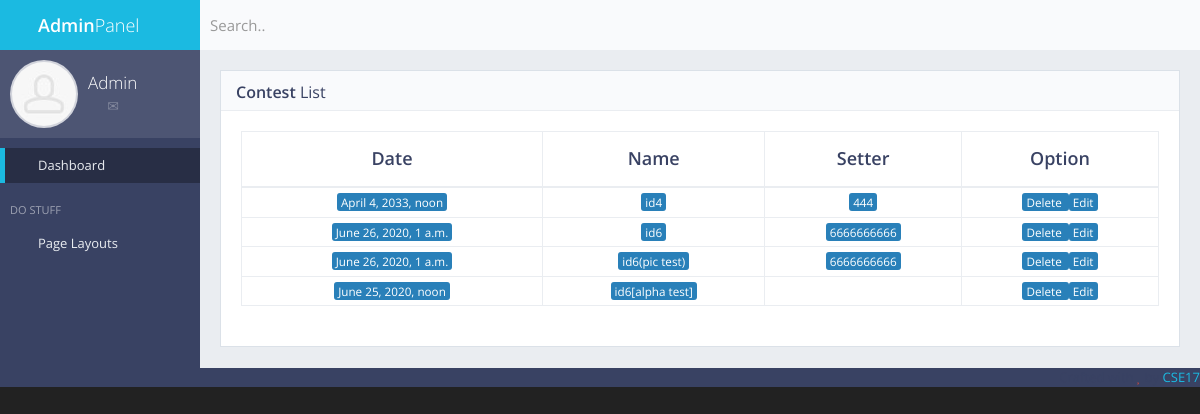
Before: /adminpanel/contestlist/ (signed in) with the older database file.
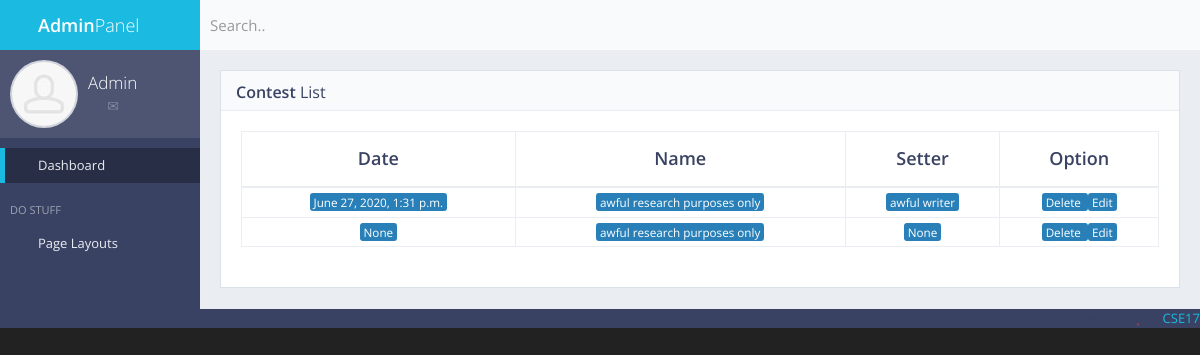
After: the same page with the newer database file.
### createcontest/models.py (models this page shows, shortened)
class Createcontest(models.Model):
	contest_name = models.CharField(max_length=50,null=True)
	contest_setter = models.CharField(max_length=50,null=True)
	contest_time = models.DateTimeField(null=True,default=datetime.date.today)
	problem_name_1 = models.CharField(max_length=50,null=True)
	problem_time_limit_1 = models.CharField(max_length=50,null=True)
	problem_memory_limit_1 = models.CharField(max_length=50,null=True)
	problem_description_1 = RichTextField(null=True);
	problem_input_1 = RichTextField(null=True)
	problem_output_1 = RichTextField(null=True)
	problem_note_1 = RichTextField(null=True)
	problem_pic_url_1 = models.TextField(default="-")
	problem_pic_1 = models.TextField(null=True)
	problem_name_2 = models.CharField(max_length=50,null=True)
	problem_time_limit_2 = models.CharField(max_length=50,null=True)
	problem_memory_limit_2 = models.CharField(max_length=50,null=True)
	problem_description_2 = RichTextField(null=True);
	problem_input_2 = RichTextField(null=True);
	problem_output_2 = RichTextField(null=True);
	problem_note_2 = RichTextField(null=True)
	problem_pic_url_2 = models.TextField(default="-")
	problem_pic_2 = models.TextField(null=True)
	problem_name_3 = models.CharField(max_length=50,null=True)
	problem_time_limit_3 = models.CharField(max_length=50,null=True)
	problem_memory_limit_3 = models.CharField(max_length=50,null=True)
	problem_description_3 = RichTextField(null=True);
	problem_input_3 = RichTextField(null=True);
	problem_output_3 = RichTextField(null=True);
	problem_note_3 = RichTextField(null=True)
	problem_pic_url_3 = models.TextField(default="-")
	problem_pic_3 = models.TextField(null=True)
	problem_name_4 = models.CharField(max_length=50,null=True)
	problem_time_limit_4 = models.CharField(max_length=50,null=True)
	problem_memory_limit_4 = models.CharField(max_length=50,null=True)
	problem_description_4 = RichTextField(null=True);
	problem_input_4 = RichTextField(null=True);
	problem_output_4 = RichTextField(null=True);
	problem_note_4 = RichTextField(null=True)
	problem_pic_url_4 = models.TextField(default="-")
	problem_pic_4 = models.TextField(null=True)
	problem_name_5 = models.CharField(max_length=50,null=True)
	problem_time_limit_5 = models.CharField(max_length=50,null=True)
	problem_memory_limit_5 = models.CharField(max_length=50,null=True)
	problem_description_5 = RichTextField(null=True);
	problem_input_5 = RichTextField(null=True);
	problem_output_5 = RichTextField(null=True);
	problem_note_5 = RichTextField(null=True)
	problem_pic_url_5 = models.TextField(default="-")
	problem_pic_5 = models.TextField(null=True)

### frontpage/views.py (the view)
# urls.py: url(r'^adminpanel/contestlist/$',views.contestlist,name='contestlist'),
def contestlist(request):
	if not request.user.is_authenticated:
		return redirect('adminlogin')
	sitename = 'Contest List'
	contest = Createcontest.objects.all()
	args = {'sitename':sitename,'contest':contest}
	return render(request,'back/contestlist.html',args)

### frontpage/templates/back/contestlist.html
{% extends 'back/master.html' %}
{% load static %}
{% block mainblock %}
<div class="block full">
	<div class="block-title">
		<h2><strong>Contest</strong> List</h2>
	</div>
	<div class="table-responsive">
		<table id="example-datatable" class="table table-vcenter table-condensed table-bordered">
			<thead>
				<tr>
					<th class="text-center">Date</th>
					<th class="text-center">Name</th>
					<th class="text-center">Setter</th>
					<th class="text-center">Option</th>
				</tr>
			</thead>
			<tbody>
				{% for i in contest %}
				<tr>
					<td class="text-center"><span class="label label-info">{{i.contest_time}}</td>
					<td class="text-center"><a href="javascript:void(0)"><span class="label label-info">{{i.contest_name}}</a></td>
					<td class="text-center"><span class="label label-info">{{i.contest_setter}}</span></td>
					<td class="text-center"><a href="{% url 'contest_del' pk=i.pk %}"><span class="label label-info">Delete </a> <a href="{% url 'contest_edit' pk=i.pk %}"><span class="label label-info"> Edit</a></td>
				</tr>
				{% endfor %}
			</tbody>
		</table>
	</div>
</div>
</div>
{% endblock %}

### frontpage/templates/back/master.html (shortened to what this page needs)
{% load static %}
{% if user.is_authenticated %}
<!DOCTYPE html>
 <html class="no-js" lang="en">
    <head>
        <link rel="stylesheet" href="{% static 'back/adminpanel/css/bootstrap.min.css' %}">
        <link rel="stylesheet" href="{% static 'back/adminpanel/css/plugins.css' %}">
        <link rel="stylesheet" href="{% static 'back/adminpanel/css/main.css' %}">
        <link rel="stylesheet" href="{% static 'back/adminpanel/css/themes.css' %}">
    </head>
    <body>
        <div id="page-wrapper">
            <div id="page-container" class="sidebar-partial sidebar-visible-lg sidebar-no-animations">
                <div id="sidebar">
                    <div id="sidebar-scroll">
                        <div class="sidebar-content">
                            <a href="/adminpanel" class="sidebar-brand">
                                <i class="gi gi-flash"></i><span class="sidebar-nav-mini-hide"><strong>Admin</strong>Panel</span>
                            </a>
                            <div class="sidebar-section sidebar-user clearfix sidebar-nav-mini-hide">
                                <div class="sidebar-user-avatar">
                                    <a href="page_ready_user_profile.html">
                                        <img src="{% static 'back/adminpanel/img/placeholders/avatars/avatar2.jpg' %}" alt="avatar">
                                    </a>
                                </div>
                                <div class="sidebar-user-name">Admin</div>
                                <div class="sidebar-user-links">
                                    <a href="page_ready_user_profile.html" data-toggle="tooltip" data-placement="bottom" title="Profile"><i class="gi gi-user"></i></a>
                                    <a href="page_ready_inbox.html" data-toggle="tooltip" data-placement="bottom" title="Messages"><i class="gi gi-envelope"></i></a>
                                    <a href="javascript:void(0)" class="enable-tooltip" data-placement="bottom" title="Settings" onclick="$('#modal-user-settings').modal('show');"><i class="gi gi-cogwheel"></i></a>
                                    <a href="/adminlogout" data-toggle="tooltip" data-placement="bottom" title="Logout"><i class="gi gi-exit"></i></a>
                                </div>
                            </div>
                            <ul class="sidebar-nav">
                                <li>
                                    <a href="/adminpanel" class=" active"><i class="gi gi-stopwatch sidebar-nav-icon"></i><span class="sidebar-nav-mini-hide">Dashboard</span></a>
                                </li>
                                <li class="sidebar-header">
                                    <span class="sidebar-header-options clearfix"><a href="javascript:void(0)" data-toggle="tooltip" title="Quick Settings"><i class="gi gi-settings"></i></a></span>
                                    <span class="sidebar-header-title">Do Stuff</span>
                                </li>
                                <li>
                                    <a href="#" class="sidebar-nav-menu"><i class="fa fa-angle-left sidebar-nav-indicator sidebar-nav-mini-hide"></i><i class="gi gi-show_big_thumbnails sidebar-nav-icon"></i><span class="sidebar-nav-mini-hide">Page Layouts</span></a>
                                </li>
                            </ul>
                        </div>
                    </div>
                </div>
                <div id="main-container">
                    <header class="navbar navbar-default">
                        <form action="page_ready_search_results.html" method="post" class="navbar-form-custom">
                            <div class="form-group">
                                <input type="text" id="top-search" name="top-search" class="form-control" placeholder="Search..">
                            </div>
                        </form>
                    </header>
                    <div id="page-content">
						{% block mainblock %}
						{% endblock %}
                    </div>
                    <footer class="clearfix">
                        <div class="pull-right">
                            Crafted with <i class="fa fa-heart text-danger"></i> by <a href="#" target="_blank">CSE17</a>
                        </div>
                    </footer>
                </div>
            </div>
    </body>
</html>
{% else %}
login madafaka
{% endif %}

Changed rows visible on the page:
removed Createcontest: contest_time "April 4, 2033, noon", contest_name "id4", contest_setter "444"
removed Createcontest: contest_time "June 26, 2020, 1 a.m.", contest_name "id6", contest_setter "6666666666"
removed Createcontest: contest_time "June 26, 2020, 1 a.m.", contest_name "id6(pic test)", contest_setter "6666666666"
removed Createcontest: contest_time "June 25, 2020, noon", contest_name "id6[alpha test]"
added Createcontest: contest_time "June 27, 2020, 1:31 p.m.", contest_name "awful research purposes only", contest_setter "awful writer"
added Createcontest: contest_time "None", contest_name "awful research purposes only", contest_setter "None"
